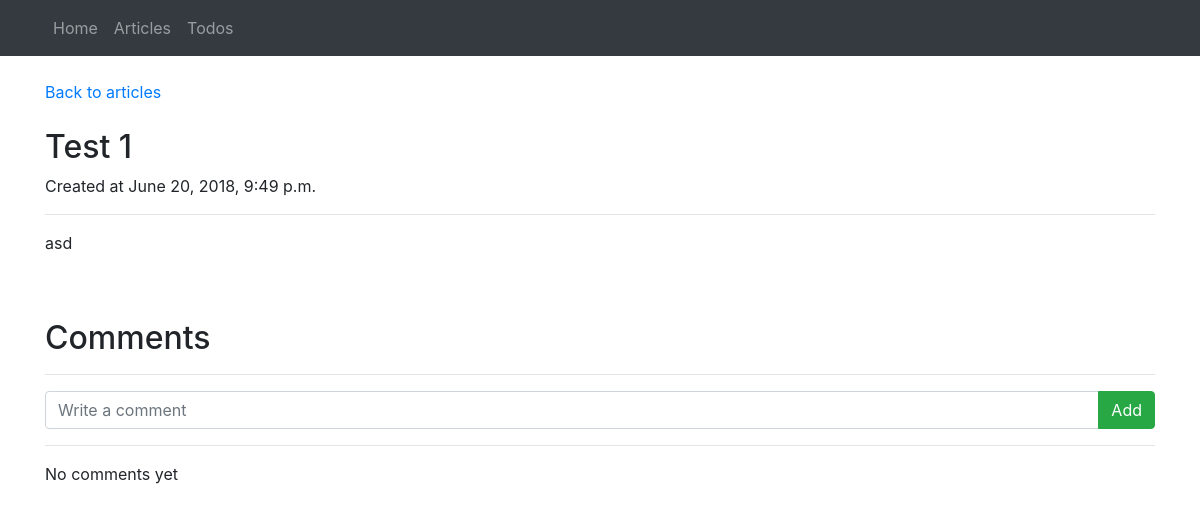
The app's page /article/27/, older data.
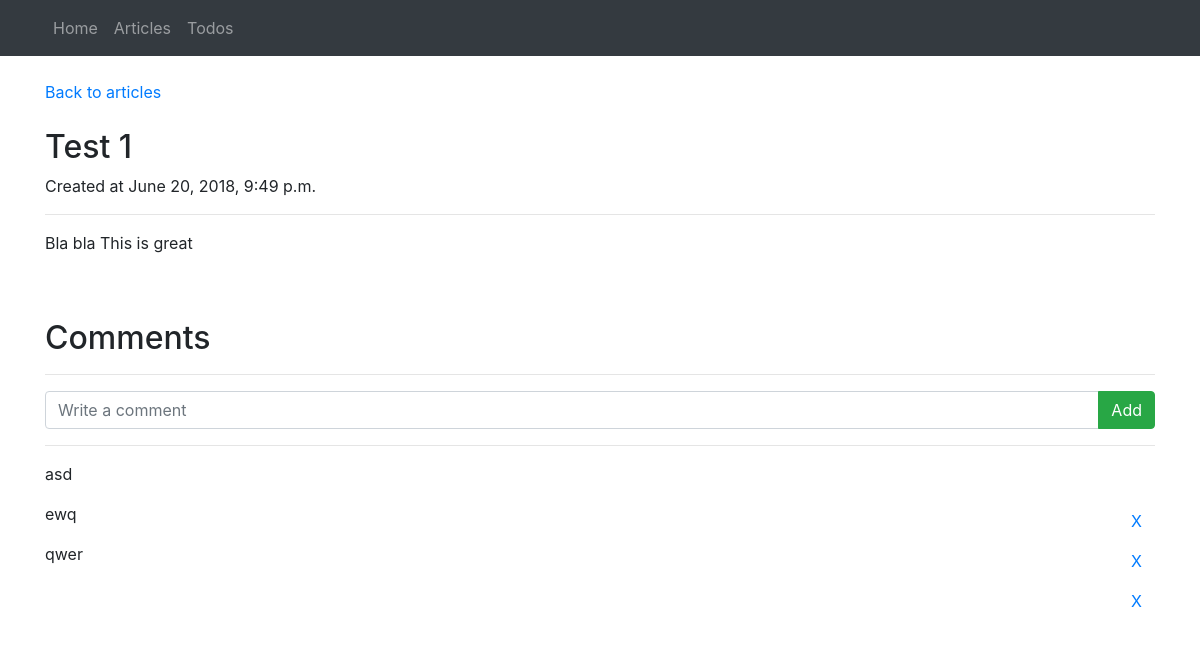
The same page, newer data.
### app/models.py (models this page shows, shortened)
class Article(models.Model):
    id = models.BigAutoField(primary_key=True)
    name = models.CharField(max_length=50)
    content = models.TextField()
    create_date = models.DateTimeField(default=timezone.now())

class Comment(models.Model):
    id = models.BigAutoField(primary_key=True)
    article = models.ForeignKey(Article, on_delete=models.CASCADE)
    content = models.TextField()
    create_date = models.DateTimeField(default=timezone.now())

### app/views/article_views.py (the view)
# urls.py: path('article/<int:article_id>/', article_views.article_show, name='article-show'),
@require_GET
def article_show(request, article_id):
    article = get_object_or_404(Article, id=article_id)
    return render(request, 'article/show.html', {'article':article})

### app/templates/article/show.html (shortened to what this page needs)
{% extends "base.html" %}
{% block content %}
  <br>
  <div class="container">
    <a href="/article/">Back to articles</a>
    <br><br>
    <h2>{{article.name}}</h2>
    <p>Created at {{article.create_date}}</p>
    <hr>
    <p>{{article.content}}</p>
    <br><br>
    <h2>Comments</h2>
    <hr>
    <form action="{% url 'article-comment' article.id %}" method="post">
      <div class="input-group">
        <input type="text" name="comment" class="form-control" placeholder="Write a comment">
        <div class="input-group-append">
          <button type="submit" class="btn btn-success">Add</button>
        </div>
      </div>
    </form>
    <hr>
    {% for c in article.comment_set.all %}
      <p>
        {{c.content}}
        <form class="inline float-right" action="{% url 'article-comment-delete' article.id c.id %}" method="post">
          <button type="submit" class="btn btn-link">X</button>
        </form>
      </p>
    {% empty %}
      <p>No comments yet</p>
    {% endfor %}
  </div>
{% endblock content %}

Row changes from the older to the newer data that the page shows:
changed Article "Test 1": content "asd" → "Bla bla This is great"
added Comment: content "asd"
added Comment: content "ewq"
added Comment: content "qwer"
Text that changed along with them:
text no longer shown: "No comments yet"
